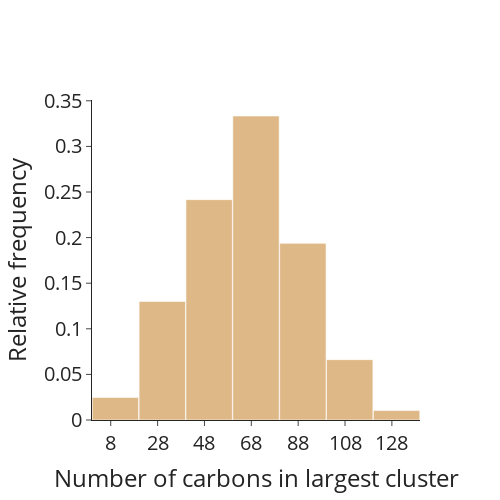

The notebook cell saved with this chart:
### Markdown cell above
### size_of_the_largest_cluster_of_each_PDB_by_atm

### Code cell
mid_bins = list(range(8, 140, 20))
fig_6b = go.Figure()
fig_6b.add_trace(go.Histogram(x=size_largest_cluster_atm,
    xbins=dict(start=0, end=130.0, size=20),
    histnorm = 'probability'))
fig_6b.update_layout(
    xaxis = dict(
        tickmode = 'array',
        tickvals = list(mid_bins),
        ticktext = list(mid_bins)
    )
)
fig_6b.update_layout(bargap = .01)
fig_6b.update_traces(marker = {'color': 'BurlyWood'})
fig_6b.update_layout(
    xaxis_title_text='Number of carbons in largest cluster',
    yaxis_title_text='Relative frequency')
fig_6b.update_layout(font_size=20, width=500, height=500)
fig_6b.show()

### Figure 1 — Plotly figure (JSON) as saved in the notebook; plotly's stock layout.template omitted (floating-point values rounded to 4 significant figures; data arrays with more than 128 entries replaced by an {"elided": "..."} marker saying what was removed)
{"data": [{"histnorm": "probability", "marker": {"color": "BurlyWood"}, "type": "histogram", "x": {"elided": "1258 int values"}, "xbins": {"end": 130, "size": 20, "start": 0}}], "layout": {"bargap": 0.01, "font": {"size": 20}, "height": 500, "width": 500, "xaxis": {"tickmode": "array", "ticktext": [8, 28, 48, 68, 88, 108, 128], "tickvals": [8, 28, 48, 68, 88, 108, 128], "title": {"text": "Number of carbons in largest cluster"}}, "yaxis": {"title": {"text": "Relative frequency"}}}}
